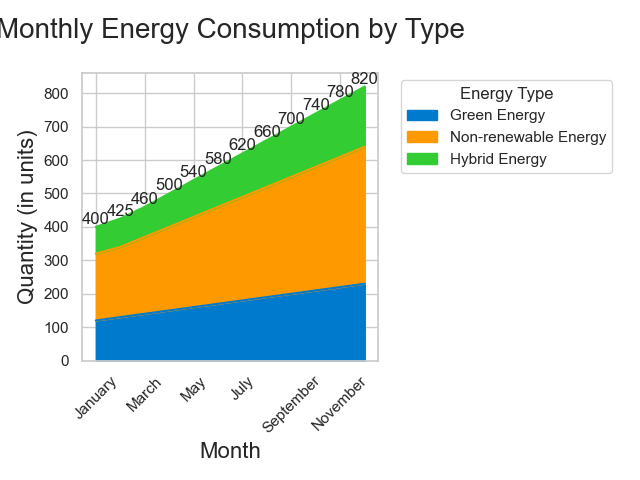

Write Python code to recreate this figure.

import seaborn as sns
import pandas as pd
import matplotlib.pyplot as plt

# Data
data = {
    'Month': ['January', 'February', 'March', 'April', 'May', 'June', 'July', 'August', 
              'September', 'October', 'November', 'December'],
    'Green Energy': [120, 130, 140, 150, 160, 170, 180, 190, 200, 210, 220, 230],
    'Non-renewable Energy': [200, 210, 230, 250, 270, 290, 310, 330, 350, 370, 390, 410],
    'Hybrid Energy': [80, 85, 90, 100, 110, 120, 130, 140, 150, 160, 170, 180]
}

# Create a DataFrame
df = pd.DataFrame(data)

# Wide to long format for stacking
df_long = pd.melt(df, id_vars='Month', var_name='Energy Type', value_name='Quantity')

# Transform the Month to categorical type so the order is kept in the plotting
df_long['Month'] = pd.Categorical(df_long['Month'], 
                                  categories=['January', 'February', 'March', 'April', 'May', 'June', 
                                              'July', 'August', 'September', 'October', 'November', 'December'],
                                  ordered=True)

# Set the figure size
plt.figure(figsize=(20, 12))

# Stacked area plot
sns.set_theme(style="whitegrid")
pal = ['#007acc', '#ff9900', '#33cc33']

# Plot stack area chart
ax = df.set_index('Month').plot(kind='area', stacked=True, color=pal)

# Annotate the chart with total quantity per month
df['Total'] = df['Green Energy'] + df['Non-renewable Energy'] + df['Hybrid Energy']
for idx, total in enumerate(df['Total']):
    ax.text(idx, total, str(total), va='bottom', ha='center')

# Customize title and labels
ax.set_title('Monthly Energy Consumption by Type', fontsize=20, pad=25)
ax.set_ylabel('Quantity (in units)', fontsize=16)
ax.set_xlabel('Month', fontsize=16)

# Rotate x-axis labels for better readability
plt.xticks(rotation=45)

# Add legend
plt.legend(title='Energy Type', loc='upper left', bbox_to_anchor=(1.05, 1))

# Show the plot
plt.tight_layout()
plt.show()
